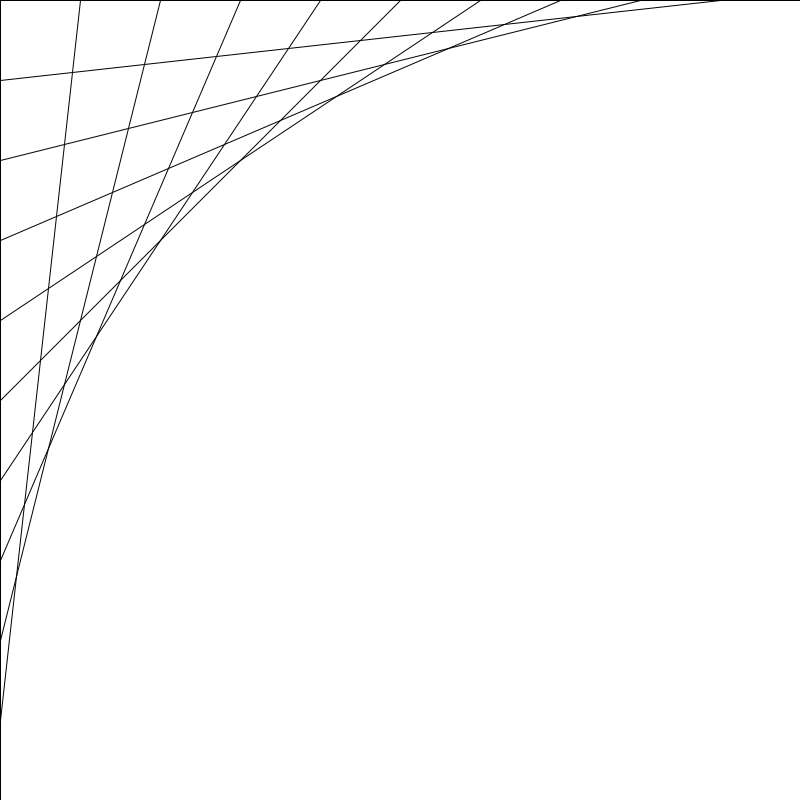
Frame 1 (no input)
Frame 60 (the mouse pressed at the canvas centre just before this capture): identical to frame 1, image omitted
Frame 120 (the mouse held since frame 60 and released just before this capture): identical to frame 1, image omitted

The Processing sketch that drew this single still picture (run headless with seeded random() and noise(); from frame 60 on, the mouse is pressed at the canvas centre):

// Processing sketch: processing_143345
// ── processing_143345.pde

void setup() 
{  //setup function called initially, only once
  size(800, 800);
  background(255);  //set background white
  stroke(0); //set lines to be black
  for (int i = 0; i <= width; i += width / 10)
  {
      line(i,0,0,height-i);
  } 
}

void draw() 
{   //draw function loops 
  
  
}
